Frame 1 (no input): blank canvas, image omitted
Frame 60 (no input): blank canvas, image omitted
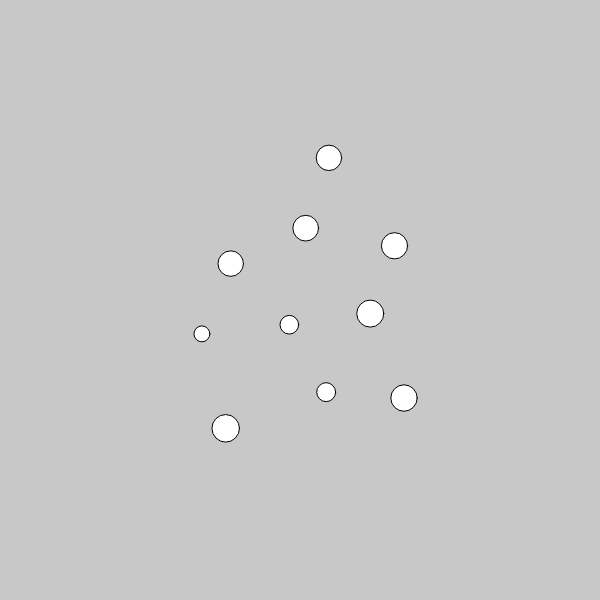
Frame 120 (the mouse pressed at the canvas centre since frame 60)

The p5.js sketch whose frames 1 and 60 were blank and that drew this single picture after the mouse press (run headless with seeded random() and noise() and a simulated clock; from frame 60 on, the mouse is pressed at the canvas centre):

// p5.js sketch
// ── sketch.js
let ps;
function setup() {
  createCanvas(600, 600);
  ps = new ParticleSystem();
}

function draw() {
  background(200);

  ps.update();
  ps.display();

}

function mousePressed() {
  ps.addParticles(10, createVector(mouseX, mouseY));
}
// ── particleSystem.js
class ParticleSystem {
  constructor() {
    this.particles = [];
  }

  addParticles(num, loc) {
    
    for (let i = 0; i < num; i++) {
      let size = random(15,30);
      let p = new RigidBody(loc.x, loc.y, size);
      let rf = p5.Vector.random2D().mult(random(2));
      p.applyForce(rf);
      this.particles.push(p);
    }
  }

  update() {
    for (let i = 0; i < this.particles.length; i++) {
      let p = this.particles[i];

      for (let j = i+1; j < this.particles.length; j++) {
        let otherP = this.particles[j];
        let distance = p.loc.dist(otherP.loc);
        if ( distance < (p.size + otherP.size)/2) {
          let push = p5.Vector.sub(p.loc, otherP.loc);
          push.normalize();
          push.div(distance*2);
          push.limit(0.05);
          p.applyForce(push);
          otherP.applyForce(push.mult(-1));
        }
      }

      p.update();
      //p.bounce();
    }
  }

  display() {
    this.particles.forEach( p => {
      p.display();
    })
  }
}
// ── rigidBody.js
class RigidBody {
  constructor(x, y, size) {
    this.loc = createVector(x, y);
    this.vel = createVector();
    this.acc = createVector();
    this.friction = 0.98;
    this.size = size;
  }

  applyForce(force) {
    this.acc.add(force);
  }

  update() {
    this.vel.add(this.acc);
    this.loc.add(this.vel);
    this.acc.mult(0);
    this.vel.mult(this.friction);
  }

  bounce() {
    let top = this.size/2;
    let bottom = height - this.size/2;
    let left = this.size/2;
    let right = width - this.size/2;
    if (this.loc.y < top || this.loc.y > bottom) {
      this.vel.y *= -1;
    }
    if (this.loc.x < left || this.loc.x > right) {
      this.vel.x *= -1;
    }
  }

  display() {
    circle(this.loc.x, this.loc.y, this.size);
    /*push();

    translate(this.loc.x, this.loc.y);
    rotate(this.vel.heading() - PI/2);
    triangle(0, 10, -2, -10, 2, -10);
    pop();*/
  }
}
